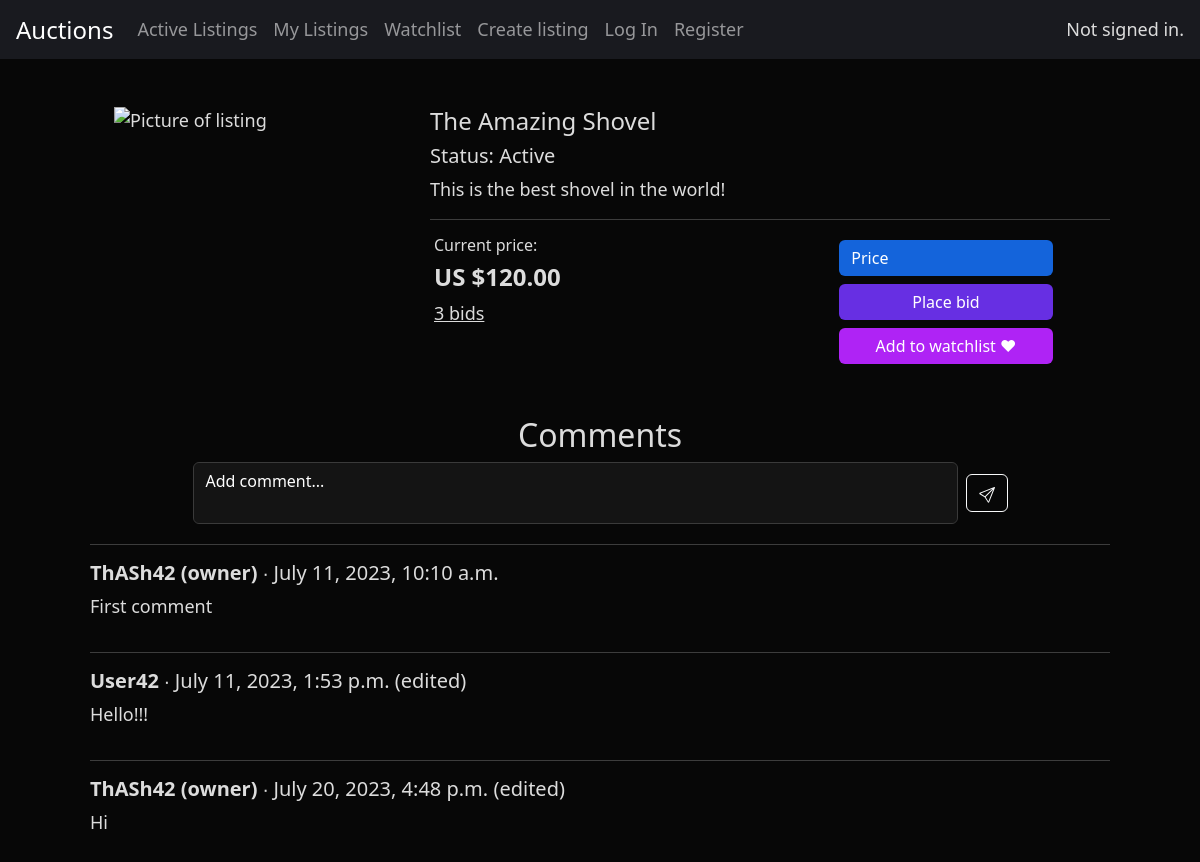
Before: /listing/1 with the older database file.
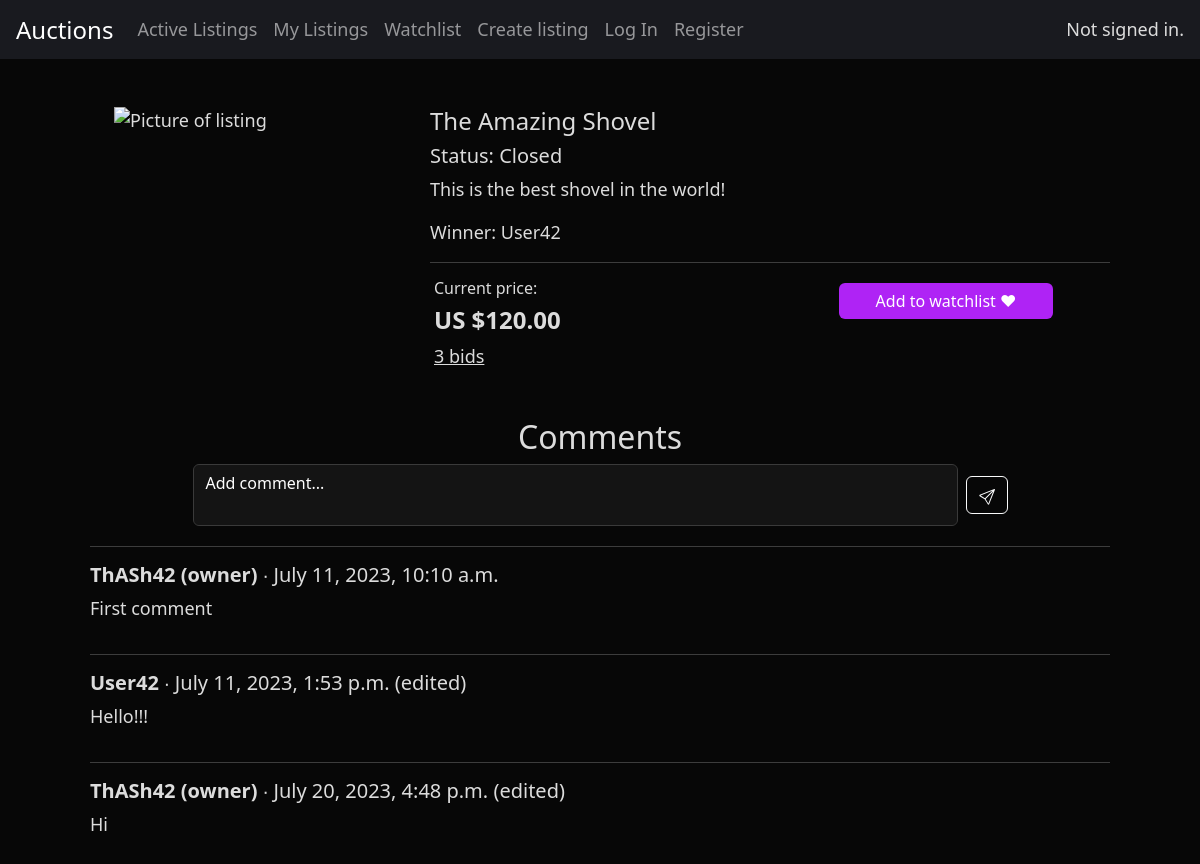
After: the same page with the newer database file.
### auctions/models.py (models this page shows, shortened)
class Listing(models.Model):
    owner = models.ForeignKey(User, on_delete=models.CASCADE, related_name="owner")
    title = models.CharField(max_length=64)
    description = models.TextField()
    start_bid = models.DecimalField(max_digits=20, decimal_places=2)
    image = models.URLField(max_length=256)
    bids = models.ManyToManyField(Bid, blank=True, related_name="bids")
    time = models.OneToOneField(Time, on_delete=models.SET_NULL, null=True)
    condition = models.CharField(
        max_length=16, null=True, choices=CONDITION_CHOICES
    )
    category = models.CharField(
        max_length=32, default=None, null=True, blank=True, choices=CATEGORY_CHOICES
    )
    active_status = models.CharField(
        max_length=16, default="active", choices=STATUS_CHOICES
    )
    watchlist = models.ManyToManyField(User, blank=True, related_name="watching_users")
    comments = models.ManyToManyField(Comment, blank=True, related_name="comments")
    winner = models.OneToOneField(
        User, on_delete=models.SET_NULL, blank=True, null=True, default=None
    )

class Bid(models.Model):
    price = models.DecimalField(max_digits=10, decimal_places=2)
    time = models.DateTimeField(auto_now=True)
    user = models.ForeignKey(User, on_delete=models.CASCADE, related_name="user")

class Comment(models.Model):
    commentator = models.ForeignKey(
        User, on_delete=models.CASCADE, related_name="commentator"
    )
    message = models.TextField(max_length=1000)
    time = models.DateTimeField(auto_now_add=True)
    is_modified = models.BooleanField(default=False)

class User(AbstractUser):
    pass

### auctions/views.py (the view)
# urls.py: path("listing/<int:listing_id>", views.listing, name="listing"),
def listing(request, listing_id):
    if request.method == "GET":
        listing = Listing.objects.get(pk=listing_id)
        is_watching = request.user in listing.watchlist.all()
        owner_id = listing.owner.id
        is_owner = True if request.user.id == owner_id else False
        comments = listing.comments.all()
        current_price = get_price(listing)
        for category_tuple in CATEGORY_CHOICES:
            if category_tuple[0] == listing.category:
                category = category_tuple[1]
                break
        return render(request, "auctions/listing.html", {
            "listing": listing,
            "is_watching": is_watching,
            "comments": comments,
            "is_owner": is_owner,
            "current_price": current_price,
            "category": category,
        })

### auctions/utilities.py (called while the page is built)
def get_price(listing):
    if listing.bids.exists():
        bid = listing.bids.order_by('-price').first()
        return bid.price
    else:
        return listing.start_bid

### auctions/templates/auctions/listing.html (shortened to what this page needs)
{% extends 'auctions/layout.html' %}
{% block body %}
<div class="m-lg-5">
    <section class="mb-3">
        <div class="row g-0">
            {% if listing.image %}
                <div class="col-md-4 px-4">
                    {% include "auctions/helpers/image_listing.html" %}
                </div>
            {% endif %}
            <div class="col-md">
                <div>
                    <div class="mb-2">
                        <h4>
                            {{ listing.title }}
                        </h4>
                        <h5 class="card-text">
                            {% if listing.active_status == "active" %}
                            Status: Active
                            {% elif listing.active_status == "inactive" %}
                            Status: Inactive
                            {% else %}
                            Status: Closed
                            {% endif %}
                        </h5>
                    </div>
                    <div>
                        <p>{{ listing.description }}</p>
                    </div>
                    {% if listing.winner %}
                        <p>Winner: {{ listing.winner }}</p>
                    {% endif %}
                </div>
                <hr>
                <div class="d-flex row">
                    <div class="col-sm-6 px-3">
                        <div>
                        {% if not listing.bids.count == 0 %}
                            <h6>Current price:</h6>
                            {% else %}
                            <h6>Start bid:</h6>
                            {% endif %}
                            <h4><strong>US ${{ current_price }}</strong></h4>
                        </div>
                        <div>
                            <a class="underlined" href="{% url 'bids' listing.id %}">
                                {{ listing.bids.count }}
                                {% if listing.bids.count == 1 %}
                                    bid
                                {% else %}
                                    bids
                                {% endif %}
                            </a>
                        </div>
                    </div>
                    <div class="col-sm px-3 d-flex justify-content-center">
                        <div class="col-12 col-xl-8">
                            {% if not is_owner %}
                                {% if not listing.active_status == "closed" %}
                                    <div>
                                        <form action="{% url 'bid' listing.id %}", method="POST">
                                            <input class="form-control mb-1 bg-myblue border-0 my-1 w-100" name="bid" type="number" step= 0.01 placeholder="Price">
                                            <input class="btn btn-purpleblue border-0 my-1 w-100" type="submit" value="Place bid">
                                        </form>
                                    </div>
                                {% endif %}
                                <div>
                                    {% if not is_watching %}
                                        <form action="{% url 'watchlist' listing.id %}" method="POST">
                                            <input class="btn btn-lightenPurple border-0 my-1 w-100" type="submit" value="Add to watchlist ♥">
                                        </form>
                                    {% else %}
                                        <form action="{% url 'delete_watchlist' listing.id %}" method="POST">
                                            {% csrf_token %}
                                            <input class="btn btn-lightenPurple border-0 my-1 w-100" type="submit" value="Unwatch">
                                        </form>
                                    {% endif %}
                                </div>
                            {% endif %}
                        </div>
                    </div>
                </div>
            </div>
        </div>
    </section>
    <section class="mt-5">
        <h2 class="text-center mb-1">Comments</h2>
        <div>
            <form action="{% url 'comment' listing.id %}" method="POST">
                <div class="d-flex align-items-stretch justify-content-center mb-3">
                    <textarea class="form-control no-resize m-1 w-75" rows="2" name="message" type="text" placeholder="Add comment..."></textarea>
                    <div class="d-flex align-items-center">
                        <button class="btn btn-outline-light m-1">
                        </button>
                    </div>
                </div>
            </form>
        </div>
        {% for comment in comments %}
        <hr>
            <div class="d-flex justify-content-between mb-3">
                <div>
                    <div>
                        <h5>
                            <strong>
                                {{comment.commentator}}
                                {% if comment.commentator.id == listing.owner.id %} (owner) {% endif %}
                            </strong>
                            ∙
                            {{ comment.time }}
                            {% if comment.is_modified %} (edited) {% endif %}
                        </h5>
                    </div>
                    <div>
                        <p>{{ comment.message }}</p>
                    </div>
                </div>
            </div>
        {% endfor %}
    </section>
</div>
{% endblock body %}

### auctions/templates/auctions/layout.html (shortened to what this page needs)
{% load static %}
<!DOCTYPE html>
<html lang="en" data-bs-theme="dark">
    <head>
        <link href="{% static 'auctions/scss/styles.css' %}" rel="stylesheet">
    </head>
    <body>
        <nav class="navbar navbar-expand-lg navbar-dark sticky-top bg-accent d-flex justify-content-between px-3">
            <a class="navbar-brand" href="{% url 'index' %}">Auctions</a>
            <div class="collapse navbar-collapse flex-shrink-1" id="navbarNavDropdown">
                <ul class="navbar-nav mr-auto">
                    <li class="nav-item">
                        <a class="nav-link" href="{% url 'index' %}">Active Listings</a>
                    </li>
                    <li class="nav-item">
                        <a class="nav-link" href="{% url 'my_listings' %}">My Listings</a>
                    </li>
                    <li class="nav-item">
                        <a class="nav-link" href="{% url 'watchlist' %}">Watchlist</a>
                    </li>
                    <li class="nav-item">
                        <a class="nav-link" href="{% url 'listing_create' %}">Create listing</a>
                    </li>
                    {% if user.is_authenticated %}
                        <li class="nav-item">
                            <a class="nav-link" href="{% url 'logout' %}">Log Out</a>
                        </li>
                    {% else %}
                        <li class="nav-item">
                            <a class="nav-link" href="{% url 'login' %}">Log In</a>
                        </li>
                        <li class="nav-item">
                            <a class="nav-link" href="{% url 'register' %}">Register</a>
                        </li>
                    {% endif %}
                </ul>
            </div>
            <div id="computer-authenticated">
                {% if user.is_authenticated %}
                    Signed in as <strong>{{ user.username }}</strong>
                {% else %}
                    Not signed in.
                {% endif %}
            </div>
        </nav>
        <main class="container-md mt-4">
            {% block body %}
            {% endblock %}
        </main>
    </body>
</html>

### auctions/templates/auctions/helpers/image_listing.html
<img
{% if listing.image %}
src="{{ listing.image }}" class="img-fluid m-auto d-block pb-3 col-8 col-sm-6 col-md-12" id="image-listing"
class="no-card-img-top card-img-top"
{% endif %}
alt="Picture of listing">

Changed rows visible on the page:
changed Listing "The Amazing Shovel": winner_id empty → 2 (drawn); winner (not shown) → "User42"; active_status "active" → "closed" (drawn)
Other visible differences:
form field value: "Place bid" → (not shown)
text no longer shown: "Status: Active"
text now shown: "Status: Closed Winner:"
